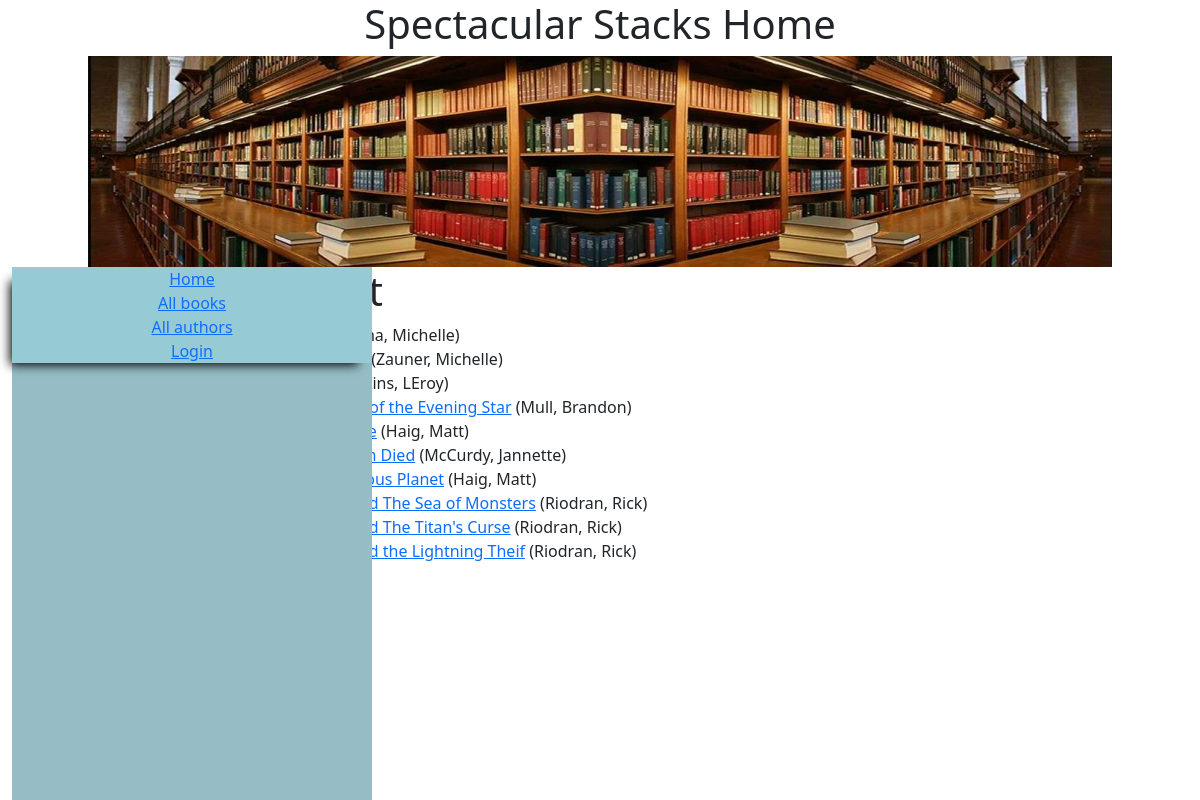
/catalog/books/, run on an earlier commit of the app's database.
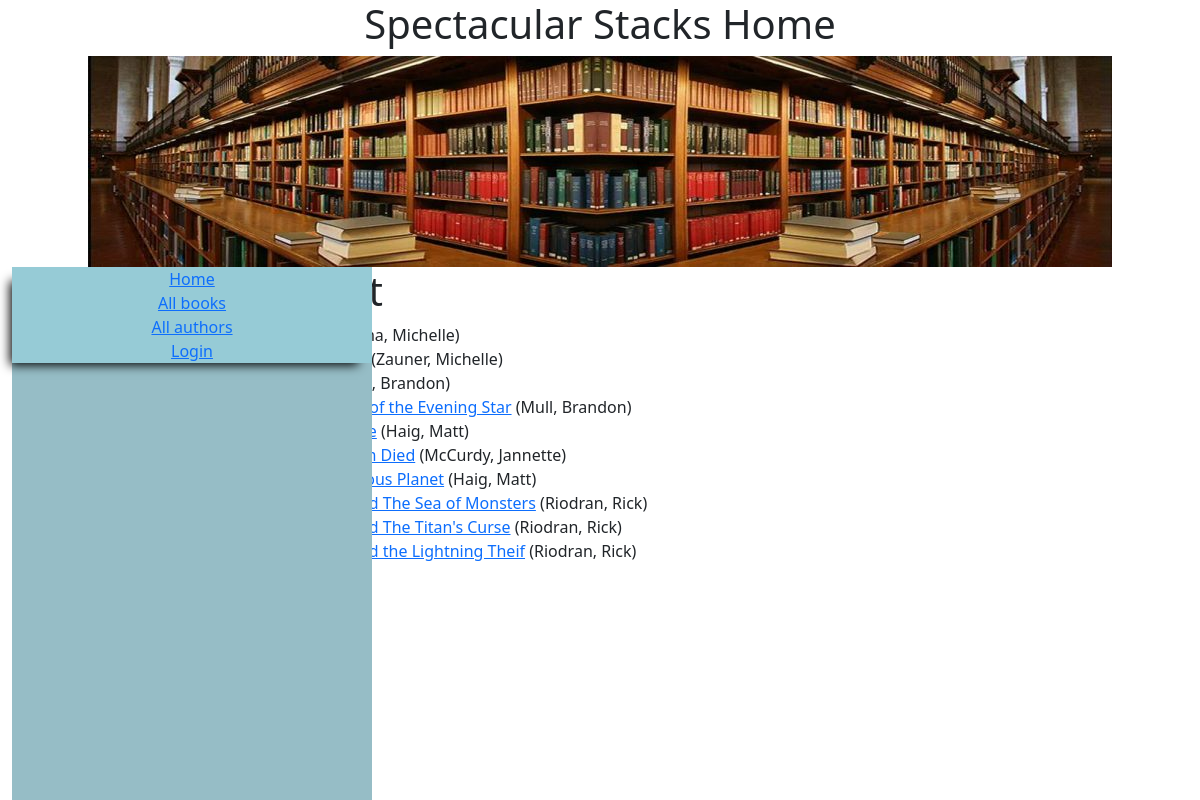
And on a later commit of the database.
### catalog/models.py (models this page shows, shortened)
class Book(models.Model):
    title = models.CharField(max_length=200)
    author = models.ForeignKey('Author', on_delete=models.SET_NULL, null=True)
    summary = models.TextField(max_length=1000, help_text="Enter a brief description of the book")
    isbn = models.CharField('ISBN', max_length=13,
                            unique=True,
                            help_text='13 Character <a href="https://www.isbn-international.org/content/what-isbn'
                                      '">ISBN number</a>')
    genre = models.ManyToManyField(Genre, help_text="Select a genre for this book")
    class Meta:
        ordering = ['title', 'author']
    def display_genre(self):
        """Create a string for the Genre. This is required to display genre in Admin."""
        return ', '.join(genre.name for genre in self.genre.all()[:3])
    display_genre.short_description = 'Genre'
    def get_absolute_url(self):
        return reverse('book-detail', args=[str(self.id)])

class Author(models.Model):
    first_name = models.CharField(max_length=100)
    last_name = models.CharField(max_length=100)
    date_of_birth = models.DateField(null=True, blank=True)
    date_of_death = models.DateField('died', null=True, blank=True)
    class Meta:
        ordering = ['last_name', 'first_name']
    def __str__(self):
        return '{0}, {1}'.format(self.last_name, self.first_name)

### catalog/views.py (the view)
# urls.py: path('books/', views.BookListView.as_view(), name='books'),
class BookListView(generic.ListView):
    model = Book
    paginate_by = 10

### catalog/templates/catalog/book_list.html
{% extends "base_generic.html" %}
{% block content %}
  <h1>Book List</h1>
  {% if book_list %}
  <ul>
    {% for book in book_list %}
      <li>
        <a href="{{ book.get_absolute_url }}">{{ book.title }}</a> ({{book.author}})
      </li>
    {% endfor %}
  </ul>
  {% else %}
    <p>There are no books in the library.</p>
  {% endif %}
{% endblock %}

What changed in the data, as far as the page shows it:
changed Book (number 3 of 10 on the later page): author "Jenkins, LEroy" → "Mull, Brandon"
